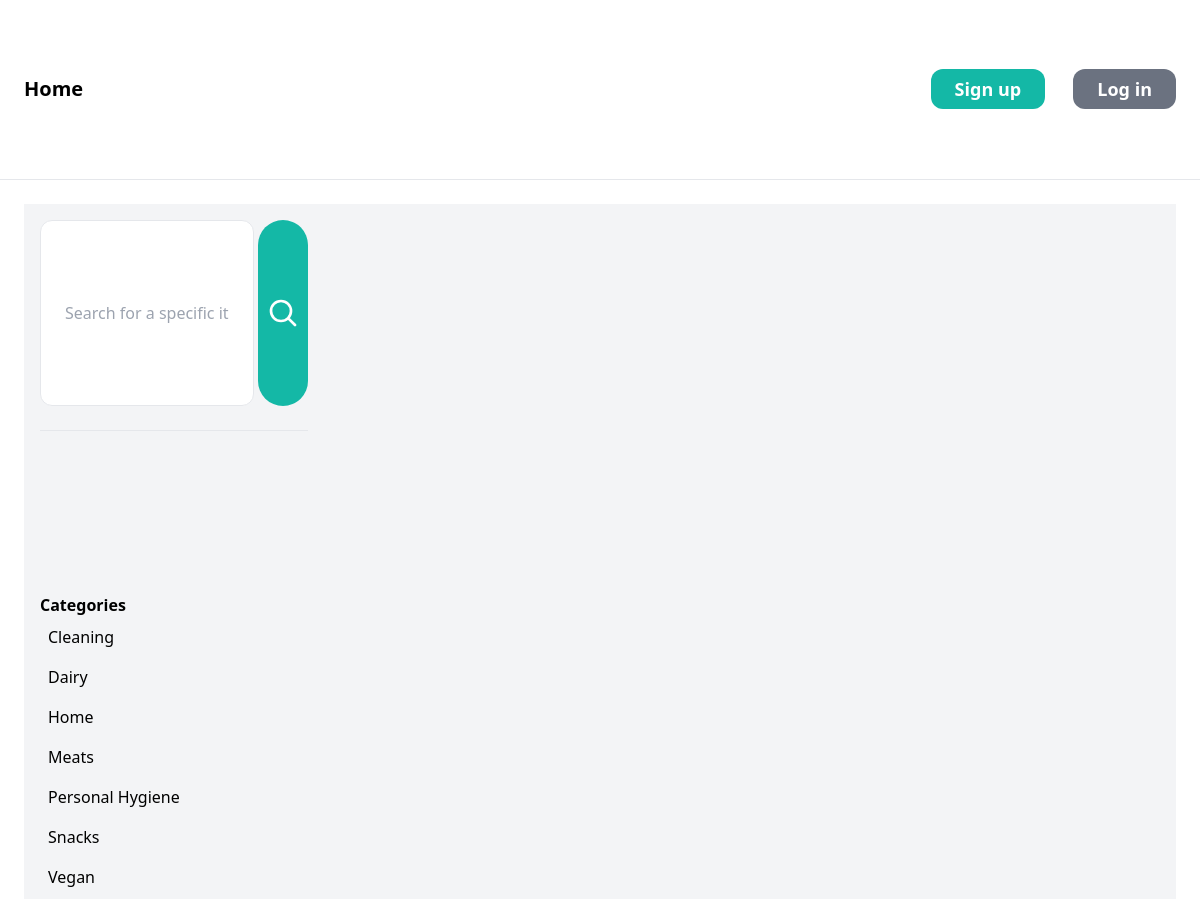
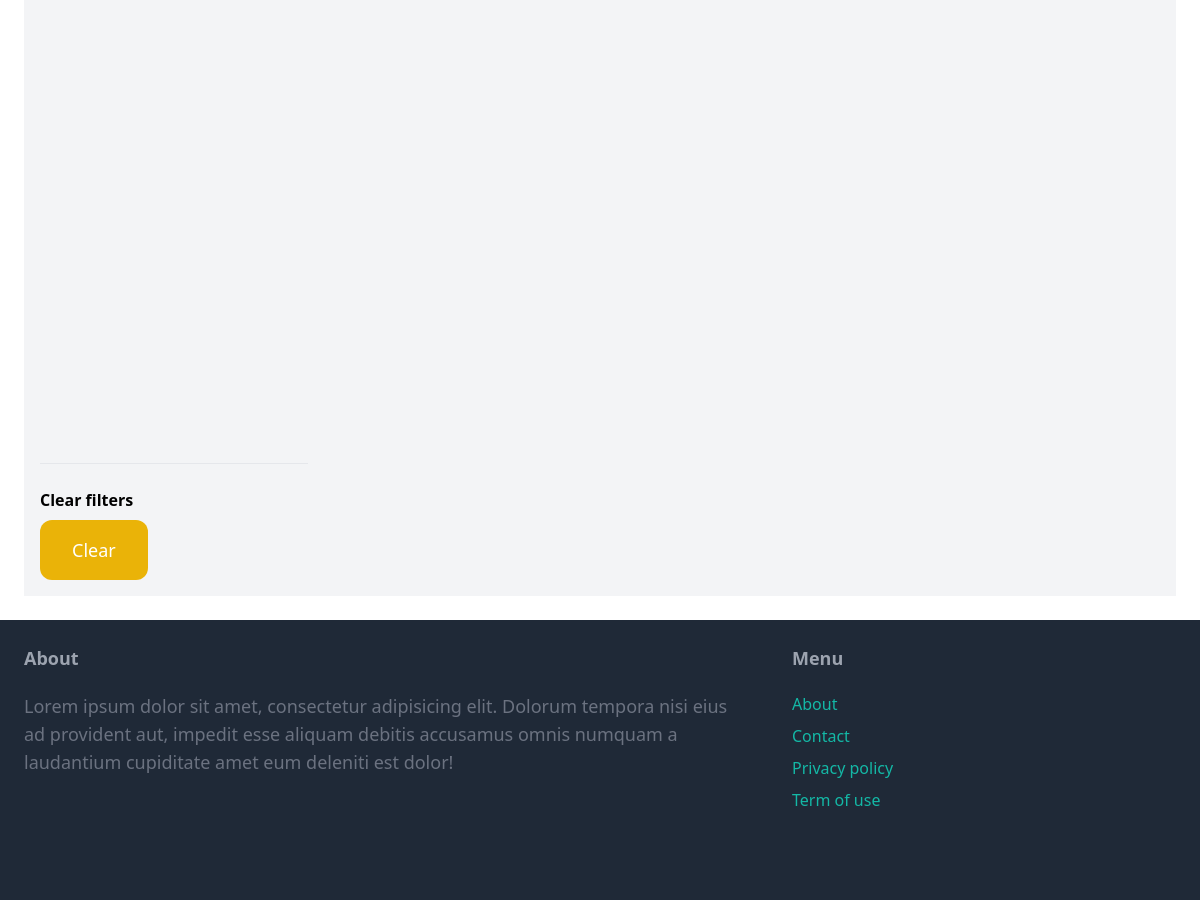
The app's page /items/ with its own data (2 pictures, top to bottom).
### apps/item/models.py (models this page shows, shortened)
class Category(models.Model):
    name = models.CharField(max_length=255)
    class Meta:
        ordering = ('name',)
        verbose_name_plural = 'Categories'

### apps/item/views.py (the view)
# urls.py: path('', views.items, name='items'),
def items(request):
    query = request.GET.get('query', '')
    category_id = request.GET.get('category', 0)
    categories = Category.objects.all()
    items = Item.objects.filter(stock__gt = 0)
    if category_id:
        items = items.filter(category_id=category_id)
    if query:
        items = items.filter(Q(name__icontains=query) | Q(description__icontains=query))
    return render(request, 'item/items.html', {
        'items': items,
        'query': query,
        'categories': categories,
        'category_id': int(category_id)
    })

### templates/item/items.html (shortened to what this page needs)
{% extends 'core/base.html' %}
{% block content %}
<div class="p-4 grid grid-cols-4 gap-4 bg-gray-100">
    <div class="col-span-1 grid grid-rows-6 h-[70vh] sticky top-4">
        <form class="grid grid-cols-5 gap-1 row-span-1" method="get" action="{% url 'apps.item:items' %}">
            <input placeholder="Search for a specific item" name="query" type="text" class="col-span-4 w-full py-4 px-6 border rounded-xl" value="{{ query }}">
            <button class="bg-teal-500 hover:bg-teal-700 transition-all duration-300 text-white rounded-full col-span-1 flex items-center justify-center">
                <svg xmlns="http://www.w3.org/2000/svg" fill="none" viewBox="0 0 24 24" stroke-width="2" stroke="currentColor" class="w-8 h-8">
                    <path stroke-linecap="round" stroke-linejoin="round" d="M21 21l-5.197-5.197m0 0A7.5 7.5 0 105.196 5.196a7.5 7.5 0 0010.607 10.607z" />
                </svg>
            </button>
        </form>
        <hr class="my-6">
        <span class="row-span-4">
            <p class="font-semibold">Categories</p>
            <ul class="overflow-y-auto">
                {% for category in categories %}
                    <li class="py-2 px-2 rounded-xl {% if category.id == category_id %}bg-gray-200{% endif %}">
                        <a href="{% url 'apps.item:items' %}?query={{query}}&category={{category.id}}">{{ category.name }}</a>
                    </li>
                {% endfor %}
            </ul>
        </span>
        <hr class="my-6">
        <span class="row-span-1">
            <p class="font-semibold">Clear filters</p>
            <ul>
                <li><a class="mt-2 py-4 px-8 inline-block bg-yellow-500 text-lg rounded-xl text-white" href="{% url 'apps.item:items' %}">Clear</a></li>
            </ul>
        </span>
    </div>
    <div class="col-span-3">
      </div>
</div>
{% endblock %}

### records on screen
Category: name "Cleaning"
Category: name "Dairy"
Category: name "Home"
Category: name "Meats"
Category: name "Personal Hygiene"
Category: name "Snacks"
Category: name "Vegan"
